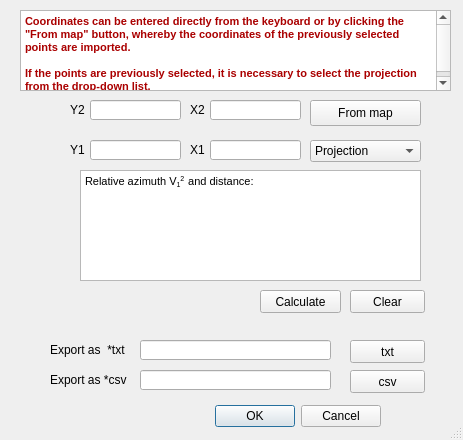
<?xml version="1.0" encoding="UTF-8"?>
<ui version="4.0">
 <class>Dialog</class>
 <widget class="QDialog" name="Dialog">
  <property name="geometry">
   <rect>
    <x>0</x>
    <y>0</y>
    <width>463</width>
    <height>440</height>
   </rect>
  </property>
  <property name="windowTitle">
   <string>Relative azimuth and distance</string>
  </property>
  <property name="windowIcon">
   <iconset>
    <normaloff>:/plugins/DirekcioniUgao/icon.png</normaloff>:/plugins/DirekcioniUgao/icon.png</iconset>
  </property>
  <property name="sizeGripEnabled">
   <bool>true</bool>
  </property>
  <property name="modal">
   <bool>true</bool>
  </property>
  <widget class="QDialogButtonBox" name="button_box">
   <property name="enabled">
    <bool>true</bool>
   </property>
   <property name="geometry">
    <rect>
     <x>160</x>
     <y>400</y>
     <width>221</width>
     <height>32</height>
    </rect>
   </property>
   <property name="orientation">
    <enum>Qt::Horizontal</enum>
   </property>
   <property name="standardButtons">
    <set>QDialogButtonBox::Cancel|QDialogButtonBox::Ok</set>
   </property>
  </widget>
  <widget class="QLineEdit" name="y2Edit">
   <property name="geometry">
    <rect>
     <x>90</x>
     <y>100</y>
     <width>91</width>
     <height>20</height>
    </rect>
   </property>
  </widget>
  <widget class="QLineEdit" name="x2Edit">
   <property name="geometry">
    <rect>
     <x>210</x>
     <y>100</y>
     <width>91</width>
     <height>20</height>
    </rect>
   </property>
  </widget>
  <widget class="QTextEdit" name="textEdit">
   <property name="geometry">
    <rect>
     <x>80</x>
     <y>170</y>
     <width>341</width>
     <height>111</height>
    </rect>
   </property>
   <property name="html">
    <string>&lt;!DOCTYPE HTML PUBLIC &quot;-//W3C//DTD HTML 4.0//EN&quot; &quot;http://www.w3.org/TR/REC-html40/strict.dtd&quot;&gt;
&lt;html&gt;&lt;head&gt;&lt;meta name=&quot;qrichtext&quot; content=&quot;1&quot; /&gt;&lt;style type=&quot;text/css&quot;&gt;
p, li { white-space: pre-wrap; }
&lt;/style&gt;&lt;/head&gt;&lt;body style=&quot; font-family:'MS Shell Dlg 2'; font-size:8.25pt; font-weight:400; font-style:normal;&quot;&gt;
&lt;p style=&quot; margin-top:0px; margin-bottom:0px; margin-left:0px; margin-right:0px; -qt-block-indent:0; text-indent:0px;&quot;&gt;&lt;span style=&quot; font-size:8pt;&quot;&gt;Relative azimuth V&lt;/span&gt;&lt;span style=&quot; font-size:8pt; vertical-align:sub;&quot;&gt;1&lt;/span&gt;&lt;span style=&quot; font-size:8pt; vertical-align:super;&quot;&gt;2  &lt;/span&gt;&lt;span style=&quot; font-size:8pt;&quot;&gt;and distance:&lt;/span&gt;&lt;/p&gt;&lt;/body&gt;&lt;/html&gt;</string>
   </property>
  </widget>
  <widget class="QLabel" name="label">
   <property name="geometry">
    <rect>
     <x>190</x>
     <y>100</y>
     <width>16</width>
     <height>20</height>
    </rect>
   </property>
   <property name="text">
    <string>X2</string>
   </property>
  </widget>
  <widget class="QLabel" name="label_2">
   <property name="geometry">
    <rect>
     <x>70</x>
     <y>100</y>
     <width>16</width>
     <height>20</height>
    </rect>
   </property>
   <property name="text">
    <string>Y2</string>
   </property>
  </widget>
  <widget class="QLabel" name="label_4">
   <property name="geometry">
    <rect>
     <x>190</x>
     <y>140</y>
     <width>16</width>
     <height>20</height>
    </rect>
   </property>
   <property name="text">
    <string>X1</string>
   </property>
  </widget>
  <widget class="QLabel" name="label_5">
   <property name="geometry">
    <rect>
     <x>70</x>
     <y>140</y>
     <width>16</width>
     <height>20</height>
    </rect>
   </property>
   <property name="text">
    <string>Y1</string>
   </property>
  </widget>
  <widget class="QLineEdit" name="x1Edit">
   <property name="geometry">
    <rect>
     <x>210</x>
     <y>140</y>
     <width>91</width>
     <height>20</height>
    </rect>
   </property>
  </widget>
  <widget class="QLineEdit" name="y1Edit">
   <property name="geometry">
    <rect>
     <x>90</x>
     <y>140</y>
     <width>91</width>
     <height>20</height>
    </rect>
   </property>
  </widget>
  <widget class="QLineEdit" name="lineEdit_5">
   <property name="geometry">
    <rect>
     <x>140</x>
     <y>340</y>
     <width>191</width>
     <height>20</height>
    </rect>
   </property>
  </widget>
  <widget class="QLabel" name="label_6">
   <property name="geometry">
    <rect>
     <x>50</x>
     <y>340</y>
     <width>101</width>
     <height>20</height>
    </rect>
   </property>
   <property name="text">
    <string>Export as  *txt </string>
   </property>
  </widget>
  <widget class="QLabel" name="label_7">
   <property name="geometry">
    <rect>
     <x>50</x>
     <y>370</y>
     <width>121</width>
     <height>20</height>
    </rect>
   </property>
   <property name="text">
    <string>Export as *csv </string>
   </property>
  </widget>
  <widget class="QLineEdit" name="lineEdit_6">
   <property name="geometry">
    <rect>
     <x>140</x>
     <y>370</y>
     <width>191</width>
     <height>20</height>
    </rect>
   </property>
  </widget>
  <widget class="QPushButton" name="pushButton">
   <property name="geometry">
    <rect>
     <x>350</x>
     <y>340</y>
     <width>75</width>
     <height>23</height>
    </rect>
   </property>
   <property name="text">
    <string>txt</string>
   </property>
   <property name="icon">
    <iconset>
     <normaloff>:/plugins/DirekcioniUgao/resources/export.svg</normaloff>:/plugins/DirekcioniUgao/resources/export.svg</iconset>
   </property>
  </widget>
  <widget class="QPushButton" name="pushButton_2">
   <property name="geometry">
    <rect>
     <x>350</x>
     <y>370</y>
     <width>75</width>
     <height>23</height>
    </rect>
   </property>
   <property name="text">
    <string>csv</string>
   </property>
   <property name="icon">
    <iconset>
     <normaloff>:/plugins/DirekcioniUgao/resources/export.svg</normaloff>:/plugins/DirekcioniUgao/resources/export.svg</iconset>
   </property>
  </widget>
  <widget class="QPushButton" name="calculateButton">
   <property name="geometry">
    <rect>
     <x>260</x>
     <y>290</y>
     <width>81</width>
     <height>23</height>
    </rect>
   </property>
   <property name="text">
    <string>Calculate</string>
   </property>
   <property name="icon">
    <iconset>
     <normaloff>:/plugins/DirekcioniUgao/resources/tick.svg</normaloff>:/plugins/DirekcioniUgao/resources/tick.svg</iconset>
   </property>
  </widget>
  <widget class="QPushButton" name="clearButton">
   <property name="geometry">
    <rect>
     <x>350</x>
     <y>290</y>
     <width>75</width>
     <height>23</height>
    </rect>
   </property>
   <property name="text">
    <string>Clear</string>
   </property>
   <property name="icon">
    <iconset>
     <normaloff>:/plugins/DirekcioniUgao/resources/clear.svg</normaloff>:/plugins/DirekcioniUgao/resources/clear.svg</iconset>
   </property>
  </widget>
  <widget class="QPushButton" name="pushButton_1">
   <property name="geometry">
    <rect>
     <x>310</x>
     <y>100</y>
     <width>111</width>
     <height>26</height>
    </rect>
   </property>
   <property name="sizePolicy">
    <sizepolicy hsizetype="Ignored" vsizetype="Preferred">
     <horstretch>0</horstretch>
     <verstretch>0</verstretch>
    </sizepolicy>
   </property>
   <property name="toolTip">
    <string>Select Starting Point from Map</string>
   </property>
   <property name="text">
    <string>From map</string>
   </property>
   <property name="icon">
    <iconset>
     <normaloff>:/plugins/DirekcioniUgao/resources/capture.svg</normaloff>:/plugins/DirekcioniUgao/resources/capture.svg</iconset>
   </property>
   <property name="iconSize">
    <size>
     <width>18</width>
     <height>18</height>
    </size>
   </property>
   <property name="checkable">
    <bool>false</bool>
   </property>
  </widget>
  <widget class="QComboBox" name="comboBox">
   <property name="geometry">
    <rect>
     <x>310</x>
     <y>140</y>
     <width>111</width>
     <height>22</height>
    </rect>
   </property>
   <property name="editable">
    <bool>false</bool>
   </property>
   <property name="currentIndex">
    <number>0</number>
   </property>
   <item>
    <property name="text">
     <string>Projection</string>
    </property>
   </item>
   <item>
    <property name="text">
     <string>Gaus-Kriger, EPSG:31277</string>
    </property>
   </item>
   <item>
    <property name="text">
     <string>UTM, EPSG:25834</string>
    </property>
   </item>
  </widget>
  <widget class="QTextEdit" name="textEdit_2">
   <property name="geometry">
    <rect>
     <x>20</x>
     <y>10</y>
     <width>431</width>
     <height>81</height>
    </rect>
   </property>
   <property name="html">
    <string>&lt;!DOCTYPE HTML PUBLIC &quot;-//W3C//DTD HTML 4.0//EN&quot; &quot;http://www.w3.org/TR/REC-html40/strict.dtd&quot;&gt;
&lt;html&gt;&lt;head&gt;&lt;meta name=&quot;qrichtext&quot; content=&quot;1&quot; /&gt;&lt;style type=&quot;text/css&quot;&gt;
p, li { white-space: pre-wrap; }
&lt;/style&gt;&lt;/head&gt;&lt;body style=&quot; font-family:'MS Shell Dlg 2'; font-size:8.25pt; font-weight:400; font-style:normal;&quot;&gt;
&lt;p style=&quot; margin-top:0px; margin-bottom:0px; margin-left:0px; margin-right:0px; -qt-block-indent:0; text-indent:0px;&quot;&gt;&lt;span style=&quot; font-size:8pt; font-weight:600; color:#aa0000;&quot;&gt;Coordinates can be entered directly from the keyboard or by clicking the &amp;quot;From map&amp;quot; button, whereby the coordinates of the previously selected points are imported.&lt;/span&gt;&lt;/p&gt;
&lt;p style=&quot;-qt-paragraph-type:empty; margin-top:0px; margin-bottom:0px; margin-left:0px; margin-right:0px; -qt-block-indent:0; text-indent:0px; font-size:8pt; font-weight:600; color:#aa0000;&quot;&gt;&lt;br /&gt;&lt;/p&gt;
&lt;p style=&quot; margin-top:0px; margin-bottom:0px; margin-left:0px; margin-right:0px; -qt-block-indent:0; text-indent:0px;&quot;&gt;&lt;span style=&quot; font-size:8pt; font-weight:600; color:#aa0000;&quot;&gt;If the points are previously selected, it is necessary to select the projection from the drop-down list.&lt;/span&gt;&lt;/p&gt;&lt;/body&gt;&lt;/html&gt;</string>
   </property>
  </widget>
 </widget>
 <resources/>
 <connections/>
</ui>
